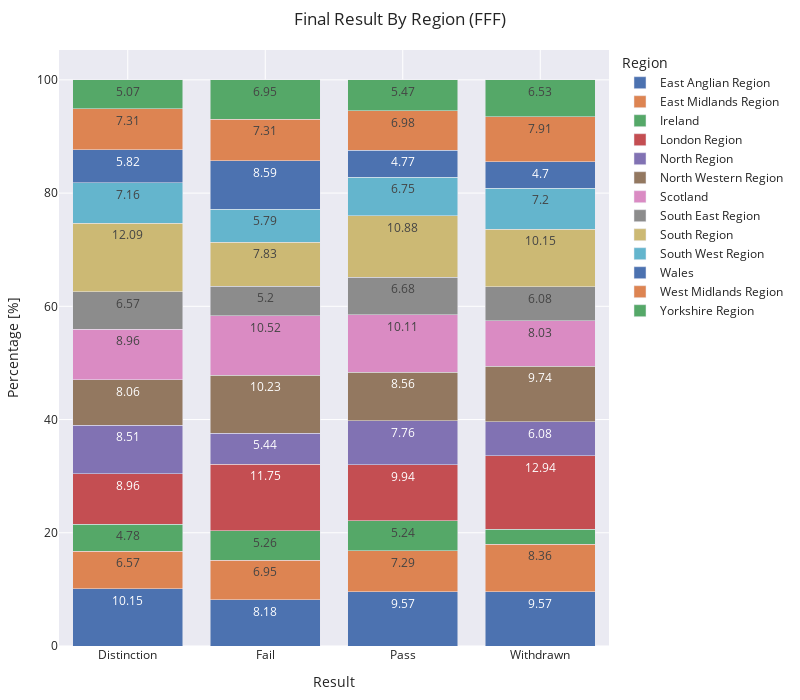

The cell this chart's notebook holds for it:
### Code cell
df = df_studentInfo_FFF.groupby(['region', 'final_result']).agg({'id_student':'count'}).reset_index()

df['Percentage'] = df.apply(lambda x:  round(100 * (x['id_student'] / df[df['final_result'] == x['final_result']]['id_student'].sum()),2), axis=1)

fig = px.bar(df, x="final_result", y="Percentage", text="Percentage", color="region",
            hover_data=['Percentage'], barmode = 'stack', template='seaborn')

fig.update_layout(
    margin=dict(l=20, r=50, t=50, b=20),
    title = 'Final Result By Region (FFF)',
    xaxis_title="Result",
    yaxis_title="Percentage [%]",
    legend_title="Region",
    width=800,
    height=700,
    uniformtext_minsize=9,
    uniformtext_mode='hide',
)

fig.show()

### Figure 1 — Plotly figure (JSON) as saved in the notebook; plotly's stock layout.template omitted (floating-point values rounded to 4 significant figures)
{"data": [{"hovertemplate": "region=East Anglian Region<br>final_result=%{x}<br>Percentage=%{text}<extra></extra>", "legendgroup": "East Anglian Region", "marker": {"color": "rgb(76,114,176)", "pattern": {"shape": ""}}, "name": "East Anglian Region", "orientation": "v", "showlegend": true, "text": [10.15, 8.18, 9.57, 9.57], "textposition": "auto", "type": "bar", "x": ["Distinction", "Fail", "Pass", "Withdrawn"], "xaxis": "x", "y": [10.15, 8.18, 9.57, 9.57], "yaxis": "y"}, {"hovertemplate": "region=East Midlands Region<br>final_result=%{x}<br>Percentage=%{text}<extra></extra>", "legendgroup": "East Midlands Region", "marker": {"color": "rgb(221,132,82)", "pattern": {"shape": ""}}, "name": "East Midlands Region", "orientation": "v", "showlegend": true, "text": [6.57, 6.95, 7.29, 8.36], "textposition": "auto", "type": "bar", "x": ["Distinction", "Fail", "Pass", "Withdrawn"], "xaxis": "x", "y": [6.57, 6.95, 7.29, 8.36], "yaxis": "y"}, {"hovertemplate": "region=Ireland<br>final_result=%{x}<br>Percentage=%{text}<extra></extra>", "legendgroup": "Ireland", "marker": {"color": "rgb(85,168,104)", "pattern": {"shape": ""}}, "name": "Ireland", "orientation": "v", "showlegend": true, "text": [4.78, 5.26, 5.24, 2.7], "textposition": "auto", "type": "bar", "x": ["Distinction", "Fail", "Pass", "Withdrawn"], "xaxis": "x", "y": [4.78, 5.26, 5.24, 2.7], "yaxis": "y"}, {"hovertemplate": "region=London Region<br>final_result=%{x}<br>Percentage=%{text}<extra></extra>", "legendgroup": "London Region", "marker": {"color": "rgb(196,78,82)", "pattern": {"shape": ""}}, "name": "London Region", "orientation": "v", "showlegend": true, "text": [8.96, 11.75, 9.94, 12.94], "textposition": "auto", "type": "bar", "x": ["Distinction", "Fail", "Pass", "Withdrawn"], "xaxis": "x", "y": [8.96, 11.75, 9.94, 12.94], "yaxis": "y"}, {"hovertemplate": "region=North Region<br>final_result=%{x}<br>Percentage=%{text}<extra></extra>", "legendgroup": "North Region", "marker": {"color": "rgb(129,114,179)", "pattern": {"shape": ""}}, "name": "North Region", "orientation": "v", "showlegend": true, "text": [8.51, 5.44, 7.76, 6.08], "textposition": "auto", "type": "bar", "x": ["Distinction", "Fail", "Pass", "Withdrawn"], "xaxis": "x", "y": [8.51, 5.44, 7.76, 6.08], "yaxis": "y"}, {"hovertemplate": "region=North Western Region<br>final_result=%{x}<br>Percentage=%{text}<extra></extra>", "legendgroup": "North Western Region", "marker": {"color": "rgb(147,120,96)", "pattern": {"shape": ""}}, "name": "North Western Region", "orientation": "v", "showlegend": true, "text": [8.06, 10.23, 8.56, 9.74], "textposition": "auto", "type": "bar", "x": ["Distinction", "Fail", "Pass", "Withdrawn"], "xaxis": "x", "y": [8.06, 10.23, 8.56, 9.74], "yaxis": "y"}, {"hovertemplate": "region=Scotland<br>final_result=%{x}<br>Percentage=%{text}<extra></extra>", "legendgroup": "Scotland", "marker": {"color": "rgb(218,139,195)", "pattern": {"shape": ""}}, "name": "Scotland", "orientation": "v", "showlegend": true, "text": [8.96, 10.52, 10.11, 8.03], "textposition": "auto", "type": "bar", "x": ["Distinction", "Fail", "Pass", "Withdrawn"], "xaxis": "x", "y": [8.96, 10.52, 10.11, 8.03], "yaxis": "y"}, {"hovertemplate": "region=South East Region<br>final_result=%{x}<br>Percentage=%{text}<extra></extra>", "legendgroup": "South East Region", "marker": {"color": "rgb(140,140,140)", "pattern": {"shape": ""}}, "name": "South East Region", "orientation": "v", "showlegend": true, "text": [6.57, 5.2, 6.68, 6.08], "textposition": "auto", "type": "bar", "x": ["Distinction", "Fail", "Pass", "Withdrawn"], "xaxis": "x", "y": [6.57, 5.2, 6.68, 6.08], "yaxis": "y"}, {"hovertemplate": "region=South Region<br>final_result=%{x}<br>Percentage=%{text}<extra></extra>", "legendgroup": "South Region", "marker": {"color": "rgb(204,185,116)", "pattern": {"shape": ""}}, "name": "South Region", "orientation": "v", "showlegend": true, "text": [12.09, 7.83, 10.88, 10.15], "textposition": "auto", "type": "bar", "x": ["Distinction", "Fail", "Pass", "Withdrawn"], "xaxis": "x", "y": [12.09, 7.83, 10.88, 10.15], "yaxis": "y"}, {"hovertemplate": "region=South West Region<br>final_result=%{x}<br>Percentage=%{text}<extra></extra>", "legendgroup": "South West Region", "marker": {"color": "rgb(100,181,205)", "pattern": {"shape": ""}}, "name": "South West Region", "orientation": "v", "showlegend": true, "text": [7.16, 5.79, 6.75, 7.2], "textposition": "auto", "type": "bar", "x": ["Distinction", "Fail", "Pass", "Withdrawn"], "xaxis": "x", "y": [7.16, 5.79, 6.75, 7.2], "yaxis": "y"}, {"hovertemplate": "region=Wales<br>final_result=%{x}<br>Percentage=%{text}<extra></extra>", "legendgroup": "Wales", "marker": {"color": "rgb(76,114,176)", "pattern": {"shape": ""}}, "name": "Wales", "orientation": "v", "showlegend": true, "text": [5.82, 8.59, 4.77, 4.7], "textposition": "auto", "type": "bar", "x": ["Distinction", "Fail", "Pass", "Withdrawn"], "xaxis": "x", "y": [5.82, 8.59, 4.77, 4.7], "yaxis": "y"}, {"hovertemplate": "region=West Midlands Region<br>final_result=%{x}<br>Percentage=%{text}<extra></extra>", "legendgroup": "West Midlands Region", "marker": {"color": "rgb(221,132,82)", "pattern": {"shape": ""}}, "name": "West Midlands Region", "orientation": "v", "showlegend": true, "text": [7.31, 7.31, 6.98, 7.91], "textposition": "auto", "type": "bar", "x": ["Distinction", "Fail", "Pass", "Withdrawn"], "xaxis": "x", "y": [7.31, 7.31, 6.98, 7.91], "yaxis": "y"}, {"hovertemplate": "region=Yorkshire Region<br>final_result=%{x}<br>Percentage=%{text}<extra></extra>", "legendgroup": "Yorkshire Region", "marker": {"color": "rgb(85,168,104)", "pattern": {"shape": ""}}, "name": "Yorkshire Region", "orientation": "v", "showlegend": true, "text": [5.07, 6.95, 5.47, 6.53], "textposition": "auto", "type": "bar", "x": ["Distinction", "Fail", "Pass", "Withdrawn"], "xaxis": "x", "y": [5.07, 6.95, 5.47, 6.53], "yaxis": "y"}], "layout": {"barmode": "stack", "height": 700, "legend": {"title": {"text": "Region"}, "tracegroupgap": 0}, "margin": {"b": 20, "l": 20, "r": 50, "t": 50}, "title": {"text": "Final Result By Region (FFF)"}, "uniformtext": {"minsize": 9, "mode": "hide"}, "width": 800, "xaxis": {"anchor": "y", "domain": [0, 1], "title": {"text": "Result"}}, "yaxis": {"anchor": "x", "domain": [0, 1], "title": {"text": "Percentage [%]"}}}}
